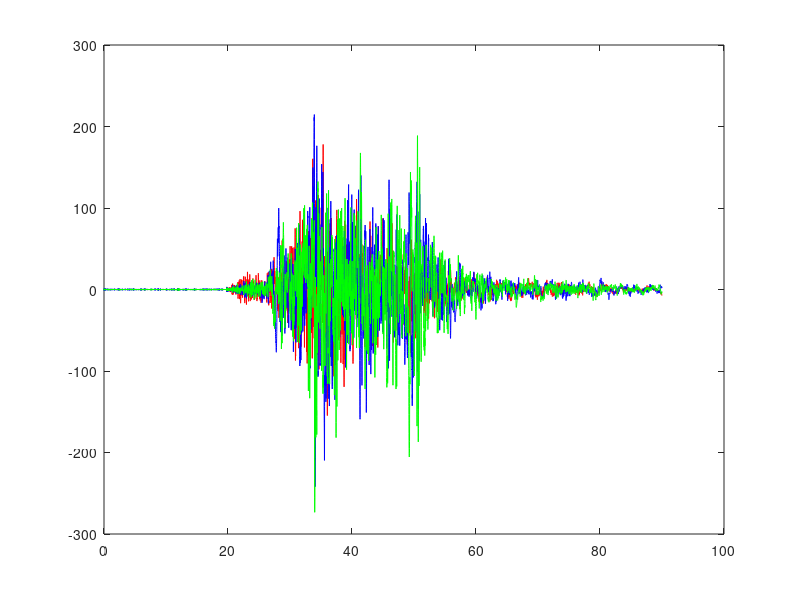

MATLAB code to generate this figure:
clear;

fid2 = fopen('TCU049.txt');

wf = textscan(fid2,'%f %f %f %f', 'CommentStyle','#');
fclose (fid2);

plot(wf{:,1},wf{:,2},'r');
hold on;

plot(wf{:,1},wf{:,3},'b');
hold on;


plot(wf{:,1},wf{:,4},'g');
